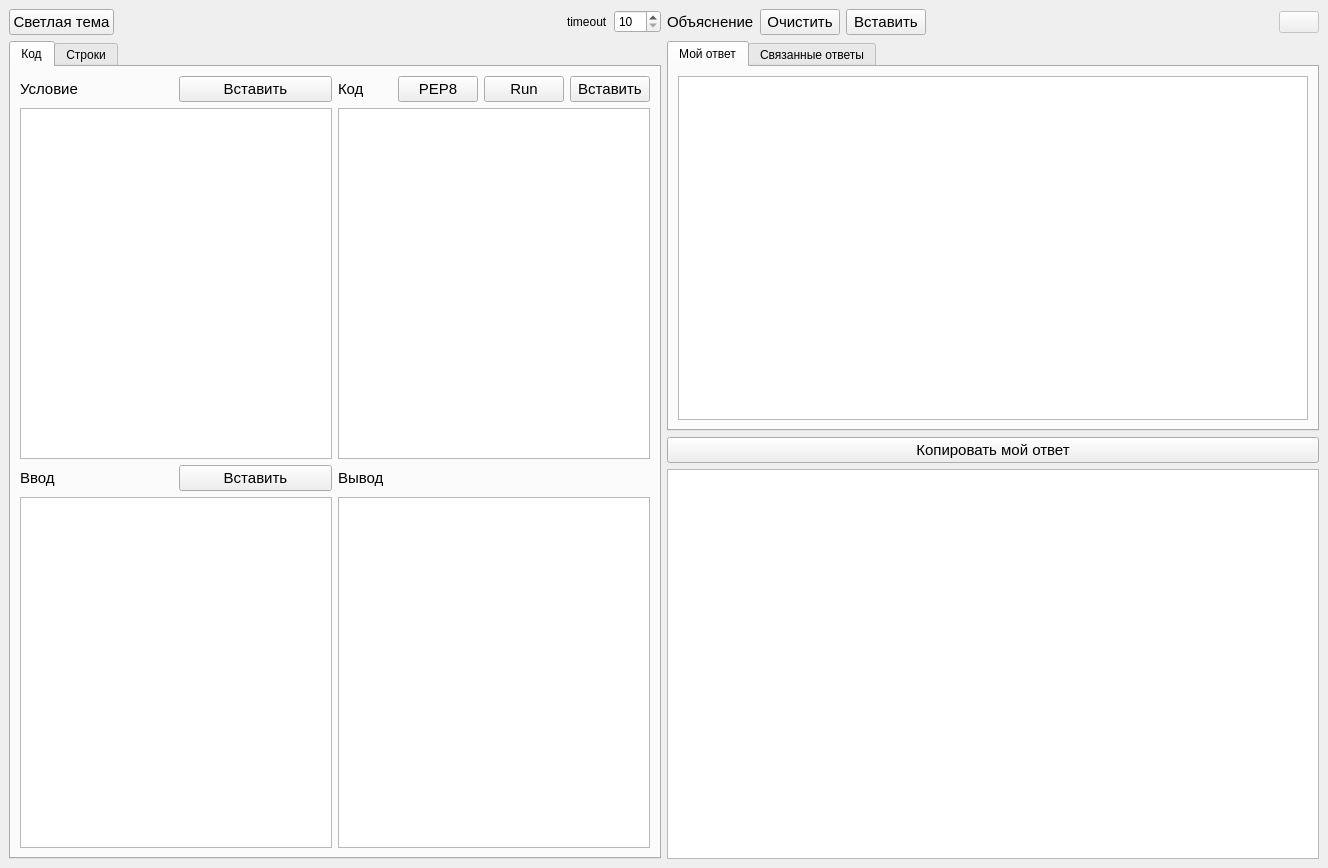
<?xml version="1.0" encoding="UTF-8"?>
<ui version="4.0">
 <class>MainWindow</class>
 <widget class="QMainWindow" name="MainWindow">
  <property name="geometry">
   <rect>
    <x>0</x>
    <y>0</y>
    <width>1328</width>
    <height>868</height>
   </rect>
  </property>
  <property name="windowTitle">
   <string>Пул февраль 2024</string>
  </property>
  <widget class="QWidget" name="centralwidget">
   <layout class="QHBoxLayout" name="horizontalLayout_9">
    <item>
     <layout class="QVBoxLayout" name="verticalLayout_2">
      <item>
       <layout class="QHBoxLayout" name="horizontalLayout">
        <item>
         <widget class="QPushButton" name="toggle_theme_btn">
          <property name="font">
           <font>
            <pointsize>11</pointsize>
           </font>
          </property>
          <property name="text">
           <string>Светлая тема</string>
          </property>
         </widget>
        </item>
        <item>
         <spacer name="horizontalSpacer_2">
          <property name="orientation">
           <enum>Qt::Horizontal</enum>
          </property>
          <property name="sizeHint" stdset="0">
           <size>
            <width>40</width>
            <height>20</height>
           </size>
          </property>
         </spacer>
        </item>
        <item>
         <widget class="QLabel" name="label_4">
          <property name="text">
           <string>timeout</string>
          </property>
         </widget>
        </item>
        <item>
         <widget class="QSpinBox" name="timeout_sb">
          <property name="minimum">
           <number>10</number>
          </property>
          <property name="maximum">
           <number>250</number>
          </property>
          <property name="singleStep">
           <number>40</number>
          </property>
         </widget>
        </item>
       </layout>
      </item>
      <item>
       <widget class="QTabWidget" name="correct_tw">
        <property name="currentIndex">
         <number>0</number>
        </property>
        <widget class="QWidget" name="tab">
         <attribute name="title">
          <string>Код</string>
         </attribute>
         <layout class="QHBoxLayout" name="horizontalLayout_2">
          <item>
           <layout class="QGridLayout" name="gridLayout">
            <item row="0" column="0">
             <layout class="QHBoxLayout" name="horizontalLayout_6">
              <item>
               <widget class="QLabel" name="label_3">
                <property name="font">
                 <font>
                  <pointsize>11</pointsize>
                 </font>
                </property>
                <property name="text">
                 <string>Условие</string>
                </property>
               </widget>
              </item>
              <item>
               <widget class="QPushButton" name="paste_condition_btn">
                <property name="font">
                 <font>
                  <pointsize>11</pointsize>
                 </font>
                </property>
                <property name="text">
                 <string>Вставить</string>
                </property>
               </widget>
              </item>
             </layout>
            </item>
            <item row="0" column="1">
             <layout class="QHBoxLayout" name="horizontalLayout_7">
              <item>
               <widget class="QLabel" name="label_7">
                <property name="font">
                 <font>
                  <pointsize>11</pointsize>
                 </font>
                </property>
                <property name="text">
                 <string>Код</string>
                </property>
               </widget>
              </item>
              <item>
               <widget class="QPushButton" name="pep8_btn">
                <property name="font">
                 <font>
                  <pointsize>11</pointsize>
                 </font>
                </property>
                <property name="text">
                 <string>PEP8</string>
                </property>
               </widget>
              </item>
              <item>
               <widget class="QPushButton" name="run_btn">
                <property name="font">
                 <font>
                  <pointsize>11</pointsize>
                 </font>
                </property>
                <property name="text">
                 <string>Run</string>
                </property>
               </widget>
              </item>
              <item>
               <widget class="QPushButton" name="paste_btn">
                <property name="font">
                 <font>
                  <pointsize>11</pointsize>
                 </font>
                </property>
                <property name="text">
                 <string>Вставить</string>
                </property>
               </widget>
              </item>
             </layout>
            </item>
            <item row="1" column="1">
             <widget class="QPlainTextEdit" name="correct_code_pte">
              <property name="maximumSize">
               <size>
                <width>16777215</width>
                <height>16777215</height>
               </size>
              </property>
              <property name="font">
               <font>
                <family>Consolas</family>
                <pointsize>11</pointsize>
               </font>
              </property>
             </widget>
            </item>
            <item row="2" column="0">
             <layout class="QHBoxLayout" name="horizontalLayout_8">
              <item>
               <widget class="QLabel" name="label_5">
                <property name="font">
                 <font>
                  <pointsize>11</pointsize>
                 </font>
                </property>
                <property name="text">
                 <string>Ввод</string>
                </property>
               </widget>
              </item>
              <item>
               <widget class="QPushButton" name="paste_input_btn">
                <property name="font">
                 <font>
                  <pointsize>11</pointsize>
                 </font>
                </property>
                <property name="text">
                 <string>Вставить</string>
                </property>
               </widget>
              </item>
             </layout>
            </item>
            <item row="2" column="1">
             <widget class="QLabel" name="label_6">
              <property name="font">
               <font>
                <pointsize>11</pointsize>
               </font>
              </property>
              <property name="text">
               <string>Вывод</string>
              </property>
             </widget>
            </item>
            <item row="3" column="0">
             <widget class="QPlainTextEdit" name="input_pte">
              <property name="font">
               <font>
                <family>Consolas</family>
                <pointsize>10</pointsize>
               </font>
              </property>
             </widget>
            </item>
            <item row="3" column="1">
             <widget class="QPlainTextEdit" name="output_pte">
              <property name="font">
               <font>
                <family>Consolas</family>
                <pointsize>10</pointsize>
               </font>
              </property>
             </widget>
            </item>
            <item row="1" column="0">
             <widget class="QPlainTextEdit" name="condition_pte">
              <property name="font">
               <font>
                <family>Consolas</family>
                <pointsize>10</pointsize>
               </font>
              </property>
             </widget>
            </item>
           </layout>
          </item>
         </layout>
        </widget>
        <widget class="QWidget" name="tab_2">
         <attribute name="title">
          <string>Строки</string>
         </attribute>
         <layout class="QHBoxLayout" name="horizontalLayout_3">
          <item>
           <widget class="QTableView" name="correct_code_tv">
            <property name="font">
             <font>
              <family>Consolas</family>
              <pointsize>10</pointsize>
             </font>
            </property>
           </widget>
          </item>
         </layout>
        </widget>
       </widget>
      </item>
     </layout>
    </item>
    <item>
     <layout class="QVBoxLayout" name="verticalLayout_3">
      <item>
       <layout class="QHBoxLayout" name="horizontalLayout_5">
        <item>
         <widget class="QLabel" name="label_2">
          <property name="font">
           <font>
            <pointsize>11</pointsize>
           </font>
          </property>
          <property name="text">
           <string>Объяснение</string>
          </property>
         </widget>
        </item>
        <item>
         <widget class="QPushButton" name="clear_btn">
          <property name="font">
           <font>
            <pointsize>11</pointsize>
           </font>
          </property>
          <property name="text">
           <string>Очистить</string>
          </property>
         </widget>
        </item>
        <item>
         <widget class="QPushButton" name="paste_explanation_btn">
          <property name="font">
           <font>
            <pointsize>11</pointsize>
           </font>
          </property>
          <property name="text">
           <string>Вставить</string>
          </property>
         </widget>
        </item>
        <item>
         <spacer name="horizontalSpacer">
          <property name="orientation">
           <enum>Qt::Horizontal</enum>
          </property>
          <property name="sizeHint" stdset="0">
           <size>
            <width>40</width>
            <height>20</height>
           </size>
          </property>
         </spacer>
        </item>
        <item>
         <widget class="QPushButton" name="save_btn">
          <property name="enabled">
           <bool>false</bool>
          </property>
          <property name="text">
           <string/>
          </property>
          <property name="icon">
           <iconset>
            <normaloff>images/save.png</normaloff>images/save.png</iconset>
          </property>
          <property name="iconSize">
           <size>
            <width>24</width>
            <height>24</height>
           </size>
          </property>
         </widget>
        </item>
       </layout>
      </item>
      <item>
       <widget class="QTabWidget" name="answers_tw">
        <property name="currentIndex">
         <number>0</number>
        </property>
        <widget class="QWidget" name="tab_answer">
         <attribute name="title">
          <string>Мой ответ</string>
         </attribute>
         <layout class="QHBoxLayout" name="horizontalLayout_4">
          <item>
           <widget class="QPlainTextEdit" name="explanation_pte">
            <property name="font">
             <font>
              <family>Consolas</family>
              <pointsize>11</pointsize>
             </font>
            </property>
           </widget>
          </item>
         </layout>
        </widget>
        <widget class="QWidget" name="tab_linked_answer">
         <attribute name="title">
          <string>Связанные ответы</string>
         </attribute>
         <layout class="QVBoxLayout" name="verticalLayout">
          <item>
           <widget class="QPushButton" name="copy_in_my_answer_btn">
            <property name="enabled">
             <bool>false</bool>
            </property>
            <property name="maximumSize">
             <size>
              <width>16777215</width>
              <height>16777215</height>
             </size>
            </property>
            <property name="font">
             <font>
              <pointsize>11</pointsize>
             </font>
            </property>
            <property name="text">
             <string>Копировать в мой ответ</string>
            </property>
           </widget>
          </item>
          <item>
           <widget class="QTableView" name="answers_tv">
            <property name="maximumSize">
             <size>
              <width>1000</width>
              <height>16777215</height>
             </size>
            </property>
            <property name="sizeAdjustPolicy">
             <enum>QAbstractScrollArea::AdjustToContents</enum>
            </property>
           </widget>
          </item>
         </layout>
        </widget>
       </widget>
      </item>
      <item>
       <widget class="QPushButton" name="copy_answer_btn">
        <property name="enabled">
         <bool>true</bool>
        </property>
        <property name="maximumSize">
         <size>
          <width>16777215</width>
          <height>16777215</height>
         </size>
        </property>
        <property name="font">
         <font>
          <pointsize>11</pointsize>
         </font>
        </property>
        <property name="text">
         <string>Копировать мой ответ</string>
        </property>
       </widget>
      </item>
      <item>
       <widget class="QPlainTextEdit" name="my_answer_pte">
        <property name="maximumSize">
         <size>
          <width>16777215</width>
          <height>600</height>
         </size>
        </property>
        <property name="font">
         <font>
          <family>Consolas</family>
          <pointsize>10</pointsize>
         </font>
        </property>
       </widget>
      </item>
     </layout>
    </item>
   </layout>
  </widget>
 </widget>
 <resources/>
 <connections/>
</ui>
